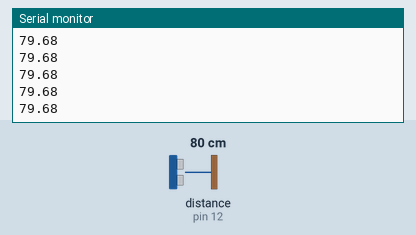
Simulated run of this sketch. Board: Arduino Uno, built with avr-gcc and run on an emulated ATmega328P. Shown: the last lines printed to the serial monitor. Wiring (inferred from the names in the program): ultrasonic range finder: trigger pin 13; echo pin 12. The inputs (shaded band) are chosen by the test bench; at power-on: distance to the obstacle (sensor on pin 12) 80 cm. The echo pulse lasts 58.3 µs per cm.

Above: at 1.2 s.
1.3 s: distance to the obstacle (sensor on pin 12) set to 2 cm
At 2.4 s:
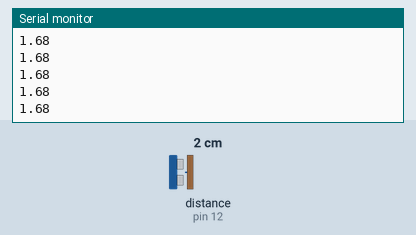
2.8 s: distance to the obstacle (sensor on pin 12) set to 4 cm
At 3.7 s:
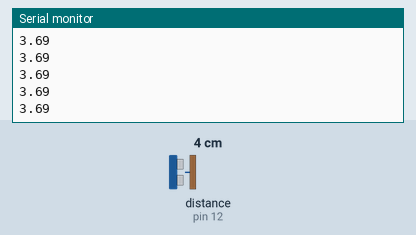
Timing chart, 0 to 5.8 s (numbered marks = the images above; inputs shaded):
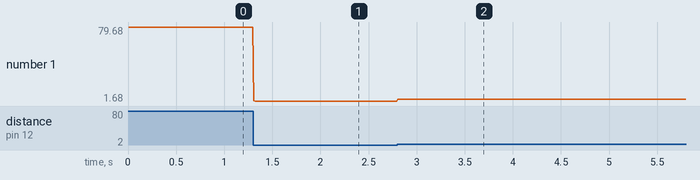

The sketch:

sonicranger_demo.ino
```cpp
/*
Basic Sonic Ranger
Forest Ray
September 20, 2026

Convert sonic ranger signal to a distance using the speed of sound.
*/

// Globals
const int TRIGPIN = 13; // Pin used to trigger sonic ranger
const int ECHOPIN = 12; // pin that times signal

long getDuration() {
  digitalWrite(TRIGPIN, LOW);
  delayMicroseconds(2);
  digitalWrite(TRIGPIN, HIGH);
  delayMicroseconds(10); // trig pin needs to be high for 10 micro seconds
  digitalWrite(TRIGPIN, LOW);

  return pulseIn(ECHOPIN, HIGH); // measure the time from echo pin
}

void setup() {
  Serial.begin(9600); // baud rate

  pinMode(TRIGPIN, OUTPUT); // output because we are writing to it
  pinMode(ECHOPIN, INPUT); // input because we are reading from it

  digitalWrite(TRIGPIN, LOW); // make sure the trigger starts low
}

void loop() {
  float duration = getDuration(); // measure duration for signal
  float distance = (duration/2.0) * 0.0343; // get distance in centimeters
  Serial.println(distance);
  delay(10);
}
```

Measured:
- after the input at 1.3 s, the serial monitor: prints a new line at once (image 1)
- after the input at 2.8 s, the serial monitor: prints a new line at once (image 2)
- plotted number 1: 79.68 → 1.68 after the input at 1.3 s, 1.68 → 3.69 after the input at 2.8 s
